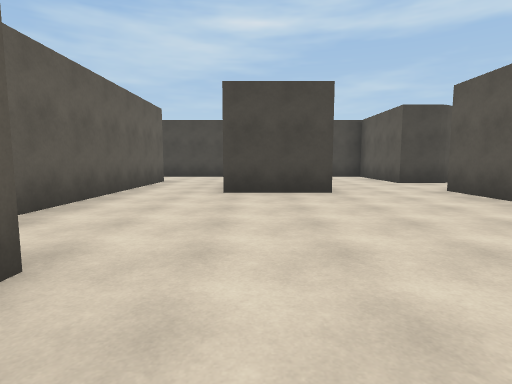
view 1 (above)

23 first-person views from a walk through a scene from a Unity 3-D project. The camera is 1.3 m above the floor, tilts 6° down and sees 80° across. The floor is counted in squares, 2.3 m on a side. Each view is taken from the middle of a square. On the plan, view 1 faces up. The plan holds only what a view shows up to about 9 squares ahead; the rest is blank. The place goes on beyond the plan. The player character is not drawn. Some animated figures are left out. Surface patterns are stand-ins for the level's own textures.

view 2
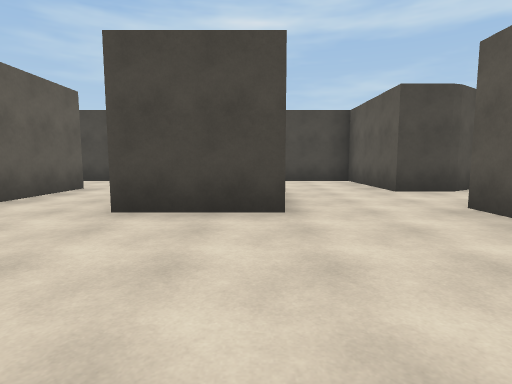

view 3
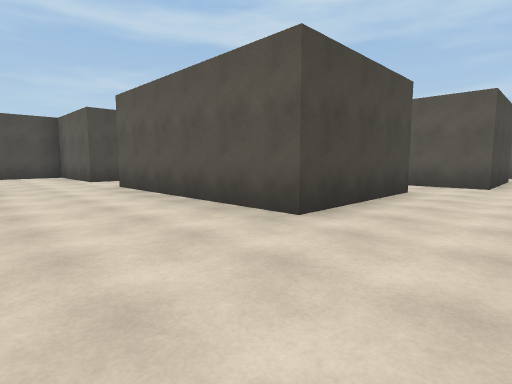

view 4
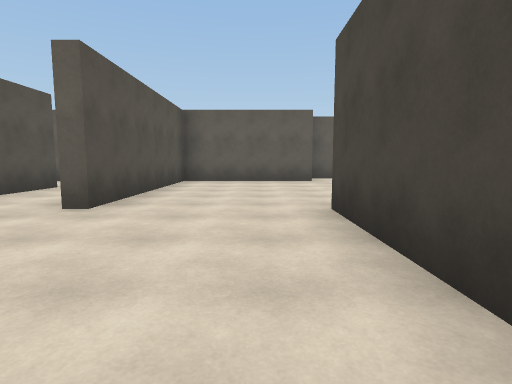

view 5
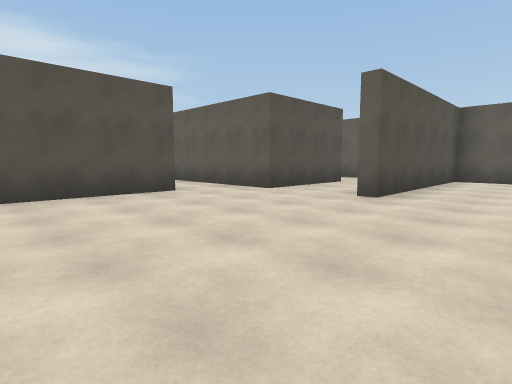

view 6
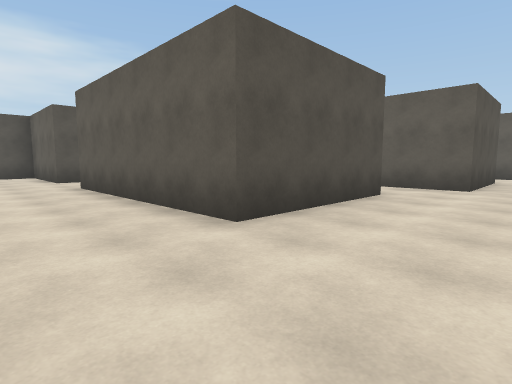

view 7
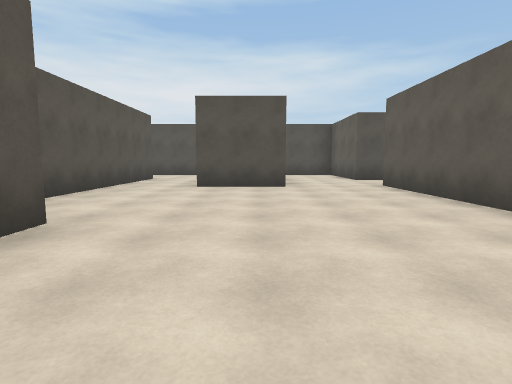

view 8
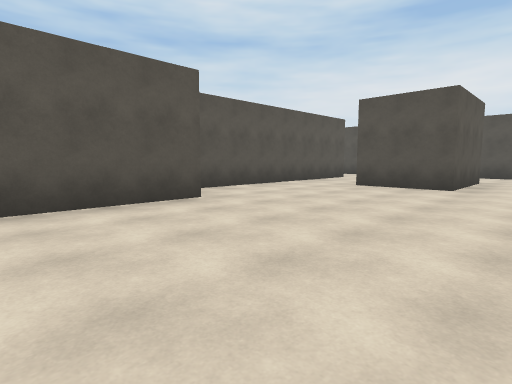

view 9
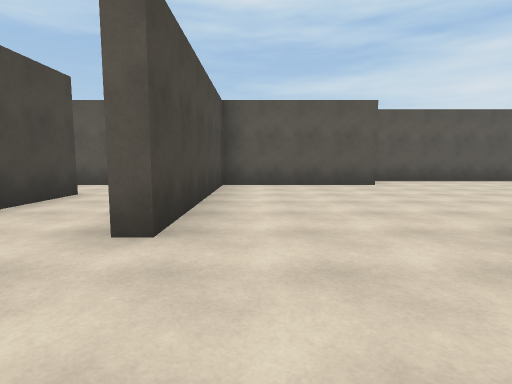

view 10
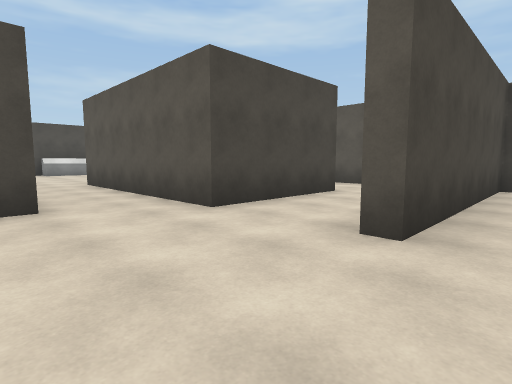

view 11
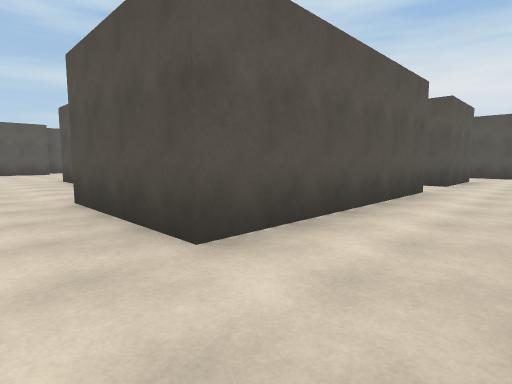

view 12
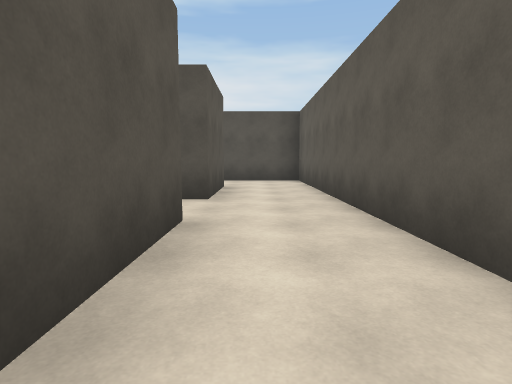

view 13
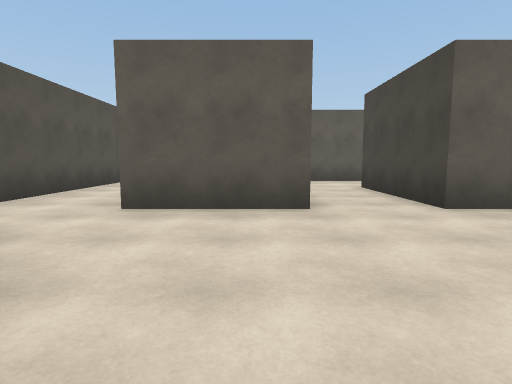

view 14
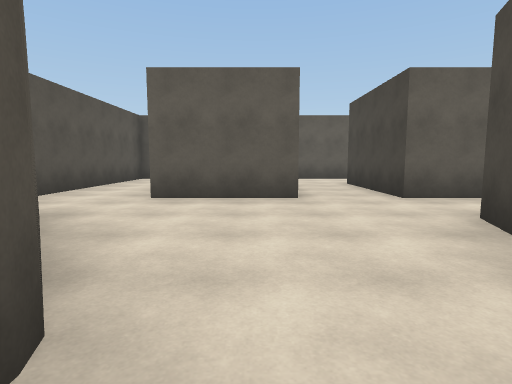

view 15
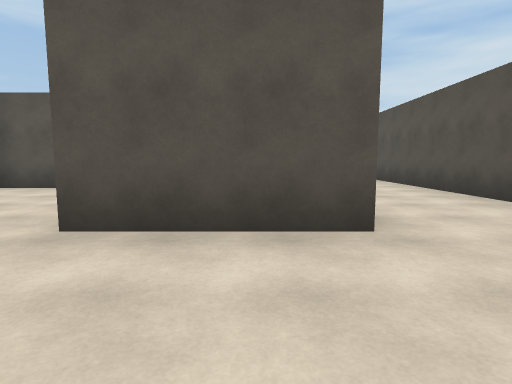

view 16
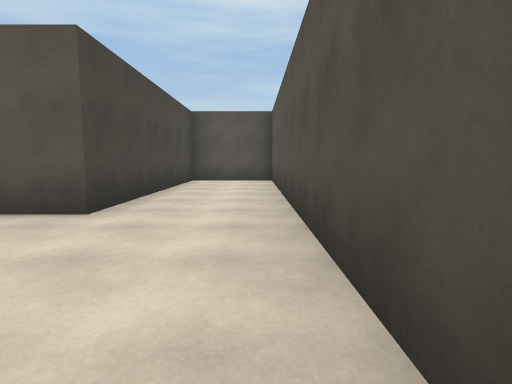

view 17
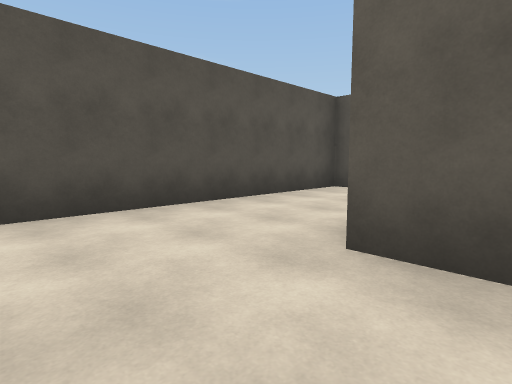

view 18
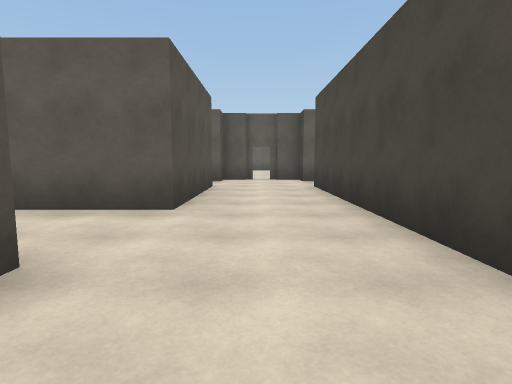

view 19
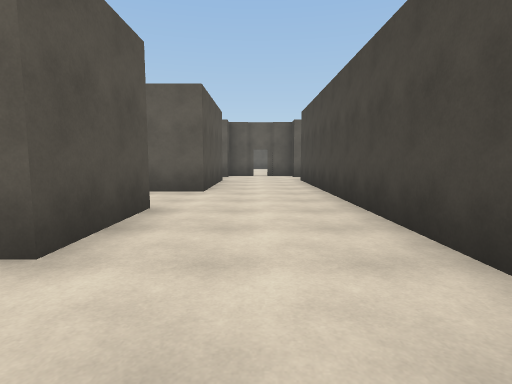

view 20
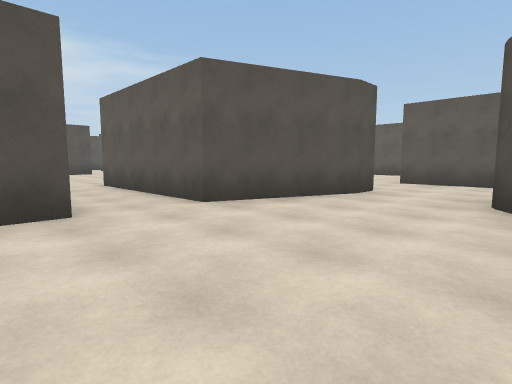

view 21
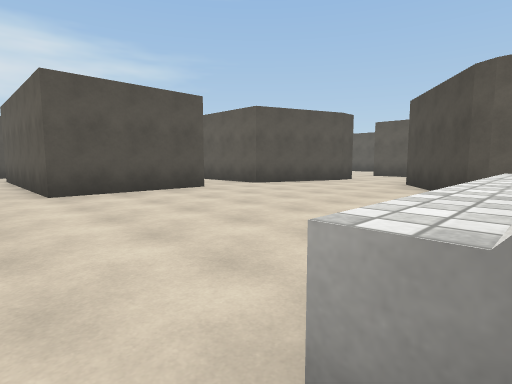

view 22
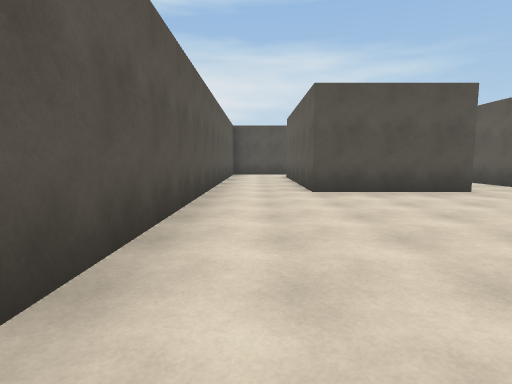

view 23
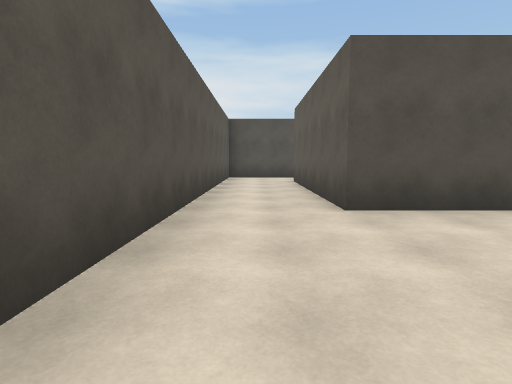

### Floor plan
Ten units are one square. View 1 is at (0, 0); x grows to the right and y downward. Boxes are objects, and circles mark ways between rooms. Rooms are numbered by the first view taken in them; rooms with no view inside come last. Other rooms are left out.
<svg viewBox="-85 -108 284 257">
<path fill="none" stroke="#000" d="M-6 -78 13 -78 13 -52 -6 -52M-12 -16 -12 19 35 19M45 -74 35 -74 35 -103 -56 -103M45 -9 35 -9 35 -56 41 -56 52 -51M-56 -81 -24 -81 -24 -30M-77 -90 -77 -81 -71 -81M-71 -103 -77 -103 -77 -94M35 88 7 88 7 41 35 41 35 88M50 51 82 51M58 91 50 88M35 102 35 126M82 86 82 98M-12 74 -12 144 32 144M-12 40 -12 54M50 131 71 116 82 116 82 125M7 126 7 104 12 104M94 23 82 23 82 19M104 120 104 94M110 1 82 1 82 -46M66 -46 66 -9 45 -9M122 111 122 120M104 94 122 94M129 58 129 23 94 23M124 144 194 144 194 123 141 123 141 59M82 51 82 86M82 125 82 144 124 144M82 -46 110 -46M68 -91 45 -74M52 -51 66 -46M129 -46 129 -91M110 -46 110 1M129 11 129 -46"/>
<circle cx="40" cy="5" r="3" fill="#2a7"/>
<circle cx="45" cy="-65" r="3" fill="#2a7"/>
<circle cx="90" cy="35" r="3" fill="#2a7"/>
<circle cx="95" cy="95" r="3" fill="#2a7"/>
<circle cx="95" cy="120" r="3" fill="#2a7"/>
<circle cx="75" cy="-40" r="3" fill="#2a7"/>
<circle cx="110" cy="10" r="3" fill="#2a7"/>
<circle cx="115" cy="135" r="3" fill="#2a7"/>
<circle cx="120" cy="-50" r="3" fill="#2a7"/>
<text x="0" y="-50">1</text>
<text x="40" y="70">2</text>
<text x="130" y="90">3</text>
<text x="100" y="130">4</text>
<text x="90" y="-70">5</text>
<text x="120" y="-20">6</text>
</svg>
Room 1 opens to room 2. Room 1 opens to room 5. Room 2 opens to room 3. Room 2 opens to room 4. Room 2 opens to room 5. Room 2 opens to room 6. Room 3 opens to room 4. Room 5 opens to room 6.

Where each view was taken, in squares from view 1:
view 1: 0 up, 0 right, facing up
view 2: 2 up, 1 right, facing up
view 3: 1 down, 1 right, facing up-right
view 4: 0 up, 7 right, facing left
view 5: 0 up, 8 right, facing down-left
view 6: 3 down, 10 right, facing down-left
view 7: 3 down, 11 right, facing down
view 8: 3 down, 9 right, facing down-right
view 9: 3 down, 6 right, facing right
view 10: 3 down, 6 right, facing up-right
view 11: 3 down, 1 left, facing down-right
view 12: 6 down, 0 right, facing down
view 13: 11 down, 7 right, facing left
view 14: 11 down, 8 right, facing left
view 15: 11 down, 8 right, facing right
view 16: 14 down, 11 right, facing right
view 17: 11 down, 14 right, facing down-left
view 18: 9 up, 1 right, facing left
view 19: 9 up, 3 right, facing left
view 20: 8 up, 9 right, facing down-left
view 21: 10 up, 12 right, facing down-left
view 22: 10 up, 12 right, facing down
view 23: 8 up, 12 right, facing down
